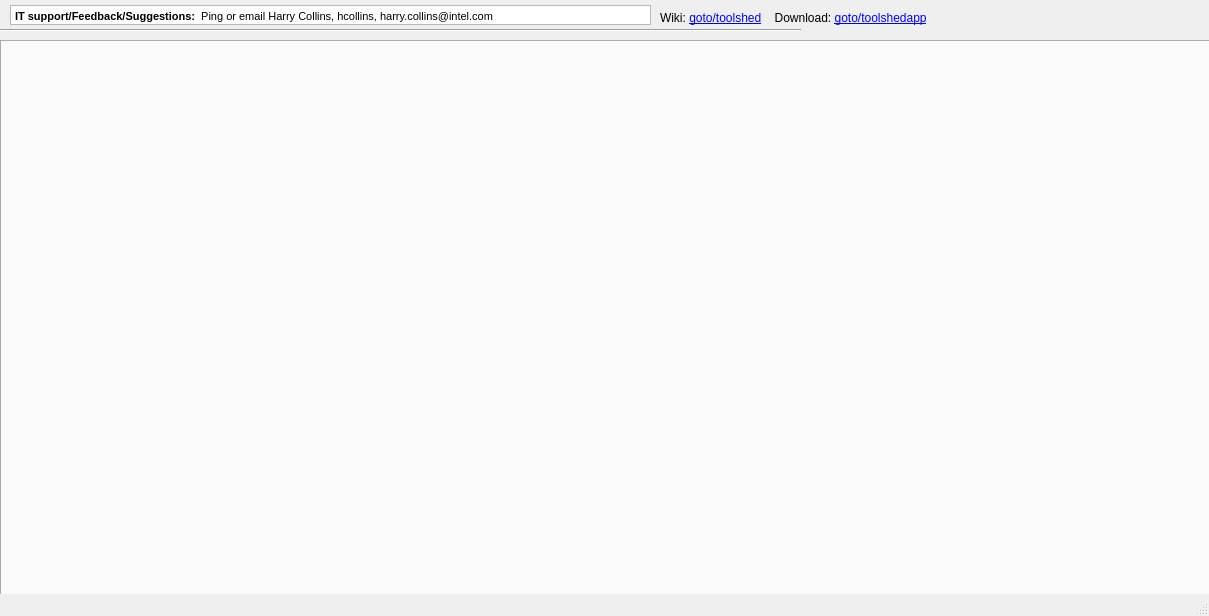
<?xml version="1.0" encoding="UTF-8"?>
<ui version="4.0">
 <class>MainWindow</class>
 <widget class="QMainWindow" name="MainWindow">
  <property name="geometry">
   <rect>
    <x>0</x>
    <y>0</y>
    <width>1209</width>
    <height>616</height>
   </rect>
  </property>
  <property name="windowTitle">
   <string>Toolshed</string>
  </property>
  <widget class="QWidget" name="centralwidget">
   <widget class="QTabWidget" name="tabs">
    <property name="geometry">
     <rect>
      <x>0</x>
      <y>40</y>
      <width>1211</width>
      <height>751</height>
     </rect>
    </property>
    <property name="currentIndex">
     <number>-1</number>
    </property>
   </widget>
   <widget class="QTextBrowser" name="textBrowser_top">
    <property name="geometry">
     <rect>
      <x>10</x>
      <y>5</y>
      <width>641</width>
      <height>20</height>
     </rect>
    </property>
    <property name="verticalScrollBarPolicy">
     <enum>Qt::ScrollBarAlwaysOff</enum>
    </property>
    <property name="html">
     <string>&lt;!DOCTYPE HTML PUBLIC &quot;-//W3C//DTD HTML 4.0//EN&quot; &quot;http://www.w3.org/TR/REC-html40/strict.dtd&quot;&gt;
&lt;html&gt;&lt;head&gt;&lt;meta name=&quot;qrichtext&quot; content=&quot;1&quot; /&gt;&lt;style type=&quot;text/css&quot;&gt;
p, li { white-space: pre-wrap; }
&lt;/style&gt;&lt;/head&gt;&lt;body style=&quot; font-family:'MS Shell Dlg 2'; font-size:9.6pt; font-weight:400; font-style:normal;&quot;&gt;
&lt;p style=&quot; margin-top:0px; margin-bottom:0px; margin-left:0px; margin-right:0px; -qt-block-indent:0; text-indent:0px;&quot;&gt;&lt;span style=&quot; font-size:8.5pt; font-weight:600;&quot;&gt;IT support/Feedback/Suggestions: &lt;/span&gt;&lt;span style=&quot; font-size:8.5pt;&quot;&gt; Ping or email Harry Collins, hcollins, harry.collins@intel.com&lt;/span&gt;&lt;/p&gt;&lt;/body&gt;&lt;/html&gt;</string>
    </property>
   </widget>
   <widget class="Line" name="line">
    <property name="geometry">
     <rect>
      <x>0</x>
      <y>20</y>
      <width>801</width>
      <height>20</height>
     </rect>
    </property>
    <property name="orientation">
     <enum>Qt::Horizontal</enum>
    </property>
   </widget>
   <widget class="QLabel" name="label">
    <property name="geometry">
     <rect>
      <x>660</x>
      <y>8</y>
      <width>391</width>
      <height>21</height>
     </rect>
    </property>
    <property name="text">
     <string>&lt;html&gt;&lt;head/&gt;&lt;body&gt;&lt;p&gt;Wiki: &lt;a href=&quot;http://goto.intel.com/toolshed&quot;&gt;&lt;span style=&quot; text-decoration: underline; color:#0000ff;&quot;&gt;goto/toolshed&lt;/span&gt;&lt;/a&gt;&amp;nbsp;&amp;nbsp;&amp;nbsp;&amp;nbsp;Download: &lt;a href=&quot;http://goto.intel.com/toolshedapp&quot;&gt;&lt;span style=&quot; text-decoration: underline; color:#0000ff;&quot;&gt;goto/toolshedapp&lt;/span&gt;&lt;/a&gt;&lt;/p&gt;&lt;/body&gt;&lt;/html&gt;</string>
    </property>
    <property name="openExternalLinks">
     <bool>true</bool>
    </property>
   </widget>
  </widget>
  <widget class="QStatusBar" name="statusbar"/>
 </widget>
 <resources/>
 <connections/>
</ui>
